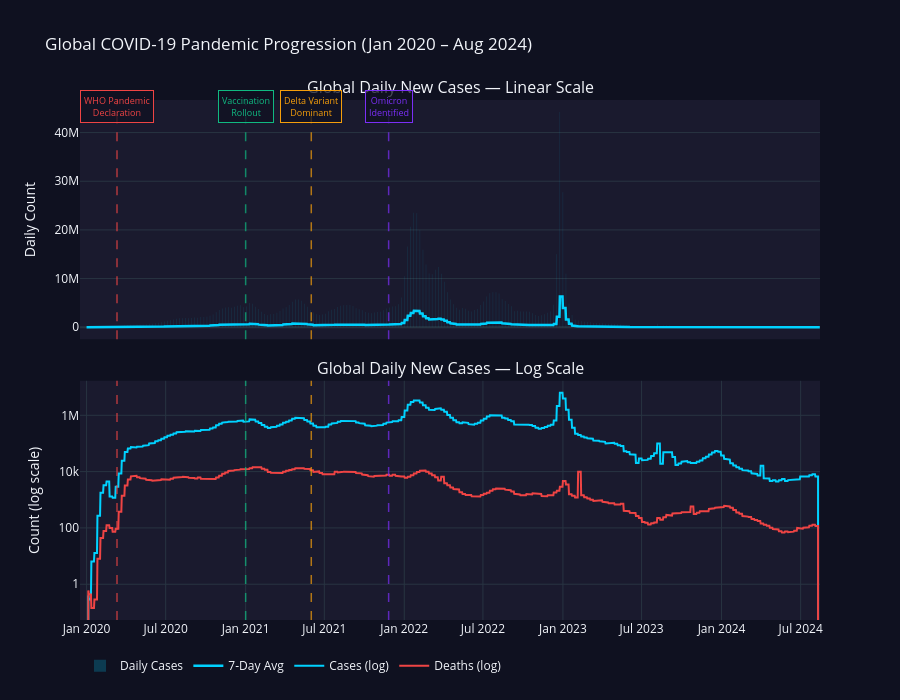

The code cell stored with this chart in its notebook:
### Markdown cell above
## Cell 3 — Global Trends and Pandemic Progression

### Code cell
# =============================================================================
# CELL 3 — Global Trends and Pandemic Progression
# =============================================================================

global_daily = (
    covid_df.groupby("date", as_index=False)
    .agg(new_cases=("new_cases","sum"), new_deaths=("new_deaths","sum"))
    .sort_values("date")
)
global_daily["rolling_7d_cases"]  = global_daily["new_cases"].rolling(7, min_periods=1).mean()
global_daily["rolling_7d_deaths"] = global_daily["new_deaths"].rolling(7, min_periods=1).mean()
for col in ["new_cases","new_deaths","rolling_7d_cases","rolling_7d_deaths"]:
    global_daily[col] = global_daily[col].clip(lower=0)

MILESTONES = [
    {"date": "2020-03-11", "label": "WHO Pandemic<br>Declaration", "color": "#ef4444"},
    {"date": "2021-01-01", "label": "Vaccination<br>Rollout",      "color": "#10b981"},
    {"date": "2021-06-01", "label": "Delta Variant<br>Dominant",   "color": "#f59e0b"},
    {"date": "2021-11-26", "label": "Omicron<br>Identified",       "color": "#7b2ff7"},
]

fig3 = make_subplots(rows=2, cols=1, shared_xaxes=True,
                     subplot_titles=("Global Daily New Cases — Linear Scale",
                                     "Global Daily New Cases — Log Scale"),
                     vertical_spacing=0.08, row_heights=[0.5, 0.5])

fig3.add_trace(go.Bar(x=global_daily["date"], y=global_daily["new_cases"],
                      name="Daily Cases", marker_color="rgba(0,210,255,0.22)",
                      marker_line_width=0,
                      hovertemplate="%{x|%d %b %Y}<br>Cases: %{y:,.0f}<extra></extra>"),
               row=1, col=1)
fig3.add_trace(go.Scatter(x=global_daily["date"], y=global_daily["rolling_7d_cases"],
                          name="7-Day Avg", line=dict(color="#00d2ff", width=2.5),
                          hovertemplate="%{x|%d %b %Y}<br>7-Day Avg: %{y:,.0f}<extra></extra>"),
               row=1, col=1)
fig3.add_trace(go.Scatter(x=global_daily["date"], y=global_daily["rolling_7d_cases"],
                          name="Cases (log)", line=dict(color="#00d2ff", width=2)), row=2, col=1)
fig3.add_trace(go.Scatter(x=global_daily["date"], y=global_daily["rolling_7d_deaths"],
                          name="Deaths (log)", line=dict(color="#ef4444", width=2)), row=2, col=1)

for ms in MILESTONES:
    for r in [1, 2]:
        fig3.add_vline(x=ms["date"], line_color=ms["color"], line_width=1.5,
                       line_dash="dash", opacity=0.7, row=r, col=1)
    fig3.add_annotation(x=ms["date"], y=1.02, xref="x", yref="paper",
                        text=ms["label"], showarrow=False, font=dict(size=9, color=ms["color"]),
                        bgcolor="rgba(15,17,32,0.75)", bordercolor=ms["color"],
                        borderwidth=1, borderpad=3)

fig3.update_yaxes(type="log", row=2, col=1, title_text="Count (log scale)")
fig3.update_yaxes(title_text="Daily Count", row=1, col=1)
fig3.update_layout(template="plotly_dark",
                   title="Global COVID-19 Pandemic Progression (Jan 2020 – Aug 2024)",
                   height=700, paper_bgcolor="#0f1120", plot_bgcolor="#1a1a2e",
                   hovermode="x unified", legend=dict(orientation="h", y=-0.06))
fig3.show()

### Figure 1 — Plotly figure (JSON) as saved in the notebook; plotly's stock layout.template omitted (floating-point values rounded to 4 significant figures; data arrays with more than 128 entries replaced by an {"elided": "..."} marker saying what was removed)
{"data": [{"hovertemplate": "%{x|%d %b %Y}<br>Cases: %{y:,.0f}<extra></extra>", "marker": {"color": "rgba(0,210,255,0.22)", "line": {"width": 0}}, "name": "Daily Cases", "type": "bar", "x": {"elided": "1688 str values"}, "xaxis": "x", "y": {"elided": "1688 float values"}, "yaxis": "y"}, {"hovertemplate": "%{x|%d %b %Y}<br>7-Day Avg: %{y:,.0f}<extra></extra>", "line": {"color": "#00d2ff", "width": 2.5}, "name": "7-Day Avg", "type": "scatter", "x": {"elided": "1688 str values"}, "xaxis": "x", "y": {"elided": "1688 float values"}, "yaxis": "y"}, {"line": {"color": "#00d2ff", "width": 2}, "name": "Cases (log)", "type": "scatter", "x": {"elided": "1688 str values"}, "xaxis": "x2", "y": {"elided": "1688 float values"}, "yaxis": "y2"}, {"line": {"color": "#ef4444", "width": 2}, "name": "Deaths (log)", "type": "scatter", "x": {"elided": "1688 str values"}, "xaxis": "x2", "y": {"elided": "1688 float values"}, "yaxis": "y2"}], "layout": {"annotations": [{"font": {"size": 16}, "showarrow": false, "text": "Global Daily New Cases — Linear Scale", "x": 0.5, "xanchor": "center", "xref": "paper", "y": 1, "yanchor": "bottom", "yref": "paper"}, {"font": {"size": 16}, "showarrow": false, "text": "Global Daily New Cases — Log Scale", "x": 0.5, "xanchor": "center", "xref": "paper", "y": 0.46, "yanchor": "bottom", "yref": "paper"}, {"bgcolor": "rgba(15,17,32,0.75)", "bordercolor": "#ef4444", "borderpad": 3, "borderwidth": 1, "font": {"color": "#ef4444", "size": 9}, "showarrow": false, "text": "WHO Pandemic<br>Declaration", "x": "2020-03-11", "xref": "x", "y": 1.02, "yref": "paper"}, {"bgcolor": "rgba(15,17,32,0.75)", "bordercolor": "#10b981", "borderpad": 3, "borderwidth": 1, "font": {"color": "#10b981", "size": 9}, "showarrow": false, "text": "Vaccination<br>Rollout", "x": "2021-01-01", "xref": "x", "y": 1.02, "yref": "paper"}, {"bgcolor": "rgba(15,17,32,0.75)", "bordercolor": "#f59e0b", "borderpad": 3, "borderwidth": 1, "font": {"color": "#f59e0b", "size": 9}, "showarrow": false, "text": "Delta Variant<br>Dominant", "x": "2021-06-01", "xref": "x", "y": 1.02, "yref": "paper"}, {"bgcolor": "rgba(15,17,32,0.75)", "bordercolor": "#7b2ff7", "borderpad": 3, "borderwidth": 1, "font": {"color": "#7b2ff7", "size": 9}, "showarrow": false, "text": "Omicron<br>Identified", "x": "2021-11-26", "xref": "x", "y": 1.02, "yref": "paper"}], "height": 700, "hovermode": "x unified", "legend": {"orientation": "h", "y": -0.06}, "paper_bgcolor": "#0f1120", "plot_bgcolor": "#1a1a2e", "shapes": [{"line": {"color": "#ef4444", "dash": "dash", "width": 1.5}, "opacity": 0.7, "type": "line", "x0": "2020-03-11", "x1": "2020-03-11", "xref": "x", "y0": 0, "y1": 1, "yref": "y domain"}, {"line": {"color": "#ef4444", "dash": "dash", "width": 1.5}, "opacity": 0.7, "type": "line", "x0": "2020-03-11", "x1": "2020-03-11", "xref": "x2", "y0": 0, "y1": 1, "yref": "y2 domain"}, {"line": {"color": "#10b981", "dash": "dash", "width": 1.5}, "opacity": 0.7, "type": "line", "x0": "2021-01-01", "x1": "2021-01-01", "xref": "x", "y0": 0, "y1": 1, "yref": "y domain"}, {"line": {"color": "#10b981", "dash": "dash", "width": 1.5}, "opacity": 0.7, "type": "line", "x0": "2021-01-01", "x1": "2021-01-01", "xref": "x2", "y0": 0, "y1": 1, "yref": "y2 domain"}, {"line": {"color": "#f59e0b", "dash": "dash", "width": 1.5}, "opacity": 0.7, "type": "line", "x0": "2021-06-01", "x1": "2021-06-01", "xref": "x", "y0": 0, "y1": 1, "yref": "y domain"}, {"line": {"color": "#f59e0b", "dash": "dash", "width": 1.5}, "opacity": 0.7, "type": "line", "x0": "2021-06-01", "x1": "2021-06-01", "xref": "x2", "y0": 0, "y1": 1, "yref": "y2 domain"}, {"line": {"color": "#7b2ff7", "dash": "dash", "width": 1.5}, "opacity": 0.7, "type": "line", "x0": "2021-11-26", "x1": "2021-11-26", "xref": "x", "y0": 0, "y1": 1, "yref": "y domain"}, {"line": {"color": "#7b2ff7", "dash": "dash", "width": 1.5}, "opacity": 0.7, "type": "line", "x0": "2021-11-26", "x1": "2021-11-26", "xref": "x2", "y0": 0, "y1": 1, "yref": "y2 domain"}], "title": {"text": "Global COVID-19 Pandemic Progression (Jan 2020 – Aug 2024)"}, "xaxis": {"anchor": "y", "domain": [0, 1], "matches": "x2", "showticklabels": false}, "xaxis2": {"anchor": "y2", "domain": [0, 1]}, "yaxis": {"anchor": "x", "domain": [0.54, 1], "title": {"text": "Daily Count"}}, "yaxis2": {"anchor": "x2", "domain": [0, 0.46], "title": {"text": "Count (log scale)"}, "type": "log"}}}
